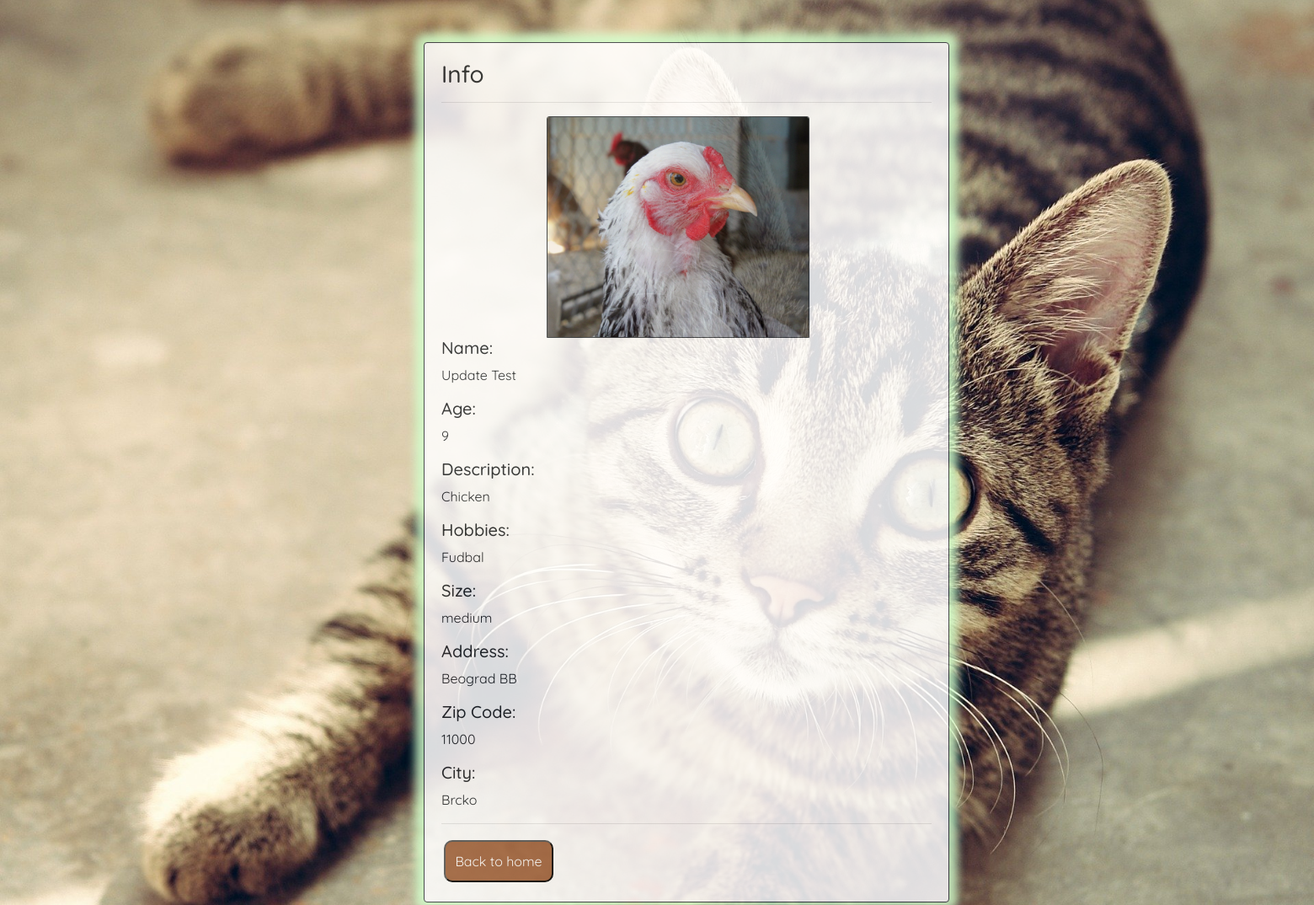
Page /crud_cr11/details.php?id=23 on the committed database.
### tables this page shows
CREATE TABLE `pets` (
  `id` int(11) NOT NULL,
  `image` varchar(255) DEFAULT NULL,
  `name` varchar(50) DEFAULT NULL,
  `age` int(10) DEFAULT NULL,
  `description` varchar(500) DEFAULT NULL,
  `hobbies` varchar(255) DEFAULT NULL,
  `size` varchar(50) DEFAULT NULL,
  `address` varchar(255) DEFAULT NULL,
  `zip` int(11) DEFAULT NULL,
  `city` varchar(50) DEFAULT NULL
);

### crud_cr11/details.php (the view, shortened to what this page needs)
<?php
require_once 'actions/db_connect.php';
if ($_GET['id']) {
   $id = $_GET['id'];
   $sql = "SELECT * FROM pets WHERE id = '$id'";
   $result = $connect->query($sql);
   $data = $result->fetch_assoc();
}
?>
<!DOCTYPE html>
<html>
<head>
  <link rel="stylesheet" href="https://stackpath.bootstrapcdn.com/bootstrap/4.5.0/css/bootstrap.min.css">
</head>
<body>
  <div class="row" id="container">
    <div class="card border-dark">
        <div class='card-body'>
              <h3>Info</h3>
                        <hr>
                        <img class='card-img-top border border-dark' src ="<?php echo $data['image'] ?>" alt='Card image cap'>
                        <h5 class='card-text'>Name:</h5><p><?php echo $data['name'] ?></p>
                        <h5 class='card-text'>Age:</h5><p><?php echo $data['age'] ?></p>
                        <h5 class='card-text'>Description:</h5><p><?php echo $data['description'] ?></p>
                        <h5 class='card-text'>Hobbies:</h5><p><?php echo $data['hobbies'] ?></p>
                        <h5 class='card-text'>Size:</h5><p><?php echo $data['size'] ?></p>
                        <h5 class='card-text'>Address:</h5><p><?php echo $data['address'] ?></p>
                        <h5 class='card-text'>Zip Code:</h5><p><?php echo $data['zip'] ?></p>
                        <h5 class='card-text'>City:</h5><p><?php echo $data['city'] ?></p>
                        <hr>
                        <a href= "admin.php"><button class='btn1' type="button">Back to home</button></a>
          </div>
      </div>
  </div>
</body>
</html>

### crud_cr11/details.php (style rules this page uses)
body { margin: 0; padding: 0; box-sizing: border-box; font-family: 'Quicksand', sans-serif; background-image: url("img/tiger.jpg"); background-attachment: fixed; background-position: center; background-repeat: no-repeat; background-size: cover; }
.card-img-top { width: 20vw; position: relative; left: 8vw; }
#container { position: relative; left: 30vw; }
.card { margin: 50px 50px; width:40vw; opacity: 0.85; -webkit-box-shadow: 0px 0px 11px 10px rgba(210,255,204,0.98); box-shadow: 0px 0px 11px 10px rgba(210,255,204,0.98); }
button { border-radius: 10px; margin: 3px; width: 130px; height: 50px; }
.btn1 { background-color: #A2633E; color: white; }

### rows in the picture
pets: image (picture), name "Update Test", age "9", description "Chicken", hobbies "Fudbal", size "medium", address "Beograd BB", zip "11000", city "Brcko"
